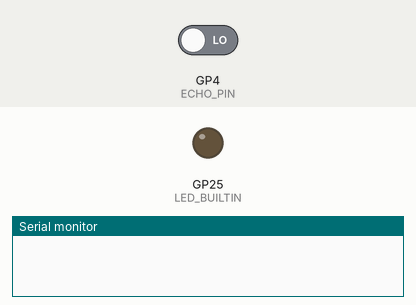
The program below on a simulated Raspberry Pi Pico. Parts: output pins drawn as LEDs (lit = HIGH), the last lines printed to the serial monitor. Dashed ring = blinking. The inputs (shaded band) are chosen by the test bench; at power-on: GP4 (ECHO_PIN) LOW. Pins used as bus, display or sensor lines are not drawn.

Above: at 1.0 s.
At 2.6 s:
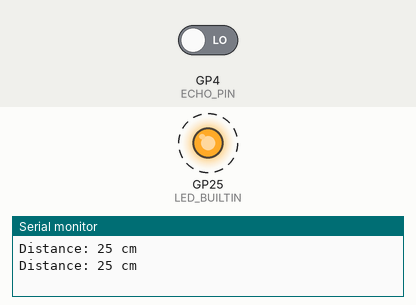
Timing chart, 0 to 4.9 s (numbered marks = the images above):
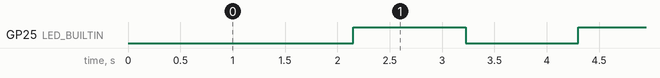

Measured:
- by itself, GP25 (LED_BUILTIN): alternates HIGH for 1.1 s and LOW for 1.1 s

The program:

main.cpp
```cpp
#include <Arduino.h>

// DFROBOT Sonar SEN0208  분리형 35cm 이하만 잘잡아냄 일체형 40cm


#define MIN_DISTANCE 25
#define MAX_DISTANCE 250

const int ECHO_PIN = 4;
const int TRIG_PIN = 5;

enum
{
  SET_INIT = 0,
  SET_TRIG = 1,
  SET_WAIT = 2,
};

bool led_toggle = false;
int trig_toggle = SET_INIT;
uint32_t pre_millis[2] = {0,};

uint32_t cur_millis = 0;
uint32_t cur_micros = 0;
uint32_t sonar_micros = 0;

uint32_t distance = 0;
int count = 0;

void trigSonar(int pin);

void setup() {
  Serial.begin(115200);
  pinMode(LED_BUILTIN, OUTPUT);
  pinMode(ECHO_PIN, INPUT);
  pinMode(TRIG_PIN, OUTPUT);


  for (uint32_t i = 0; i < sizeof(pre_millis)/sizeof(pre_millis[0]); i++)
  {
    pre_millis[i] = millis();

  }
  sonar_micros = millis();
}

void loop() {
  cur_millis = millis();
  cur_micros = micros();
  if(cur_millis - pre_millis[0] >= 1000)
  {
    pre_millis[0] = cur_millis;
    digitalWrite(LED_BUILTIN, led_toggle);
    led_toggle = !led_toggle;
  }
  trigSonar(TRIG_PIN);

  // digitalWrite(TRIG_PIN, LOW); // Set the trigger pin to low for 2uS
  // delayMicroseconds(2);
  // digitalWrite(TRIG_PIN, HIGH); // Send a 10uS high to trigger ranging
  // delayMicroseconds(20);
  // digitalWrite(TRIG_PIN, LOW); // Send pin low again
  // distance = pulseIn(ECHO_PIN, HIGH)/58; // Read in times pulse
  // //Serial.println(distance);
  // Serial.print("[");
  // Serial.print(count);
  // Serial.print("] : ");
  // Serial.print(distance);
  // Serial.println("   cm");
  // count++;
  // delay(50);
}

void trigSonar(int pin)
{
  switch (trig_toggle)
  {
    case SET_INIT:
      if (cur_micros - sonar_micros >= 2) // Ensure SET_INIT waits correctly
      {
        sonar_micros = cur_micros;
        trig_toggle = SET_TRIG;
        digitalWrite(pin, LOW);

      }
      break;

    case SET_TRIG:
      if (cur_micros - sonar_micros >= 10)
      {
        sonar_micros = cur_micros;
        trig_toggle = SET_WAIT;
        digitalWrite(pin, HIGH);

      }
      break;

    case SET_WAIT:
      if (cur_micros - sonar_micros >= 75000)
      {
        sonar_micros = cur_micros;
        trig_toggle = SET_INIT;
        digitalWrite(pin, LOW);
        distance = pulseIn(ECHO_PIN, HIGH ) / 58;   // TIMEOUT

        if(distance >= MAX_DISTANCE)
        {
          distance = MAX_DISTANCE;
        }
        else if(distance <= MIN_DISTANCE)
        {
          distance = MIN_DISTANCE;
        }
        Serial.print("Distance: ");
        Serial.print(distance);
        Serial.println(" cm");
      }
      break;
  }
}
```
